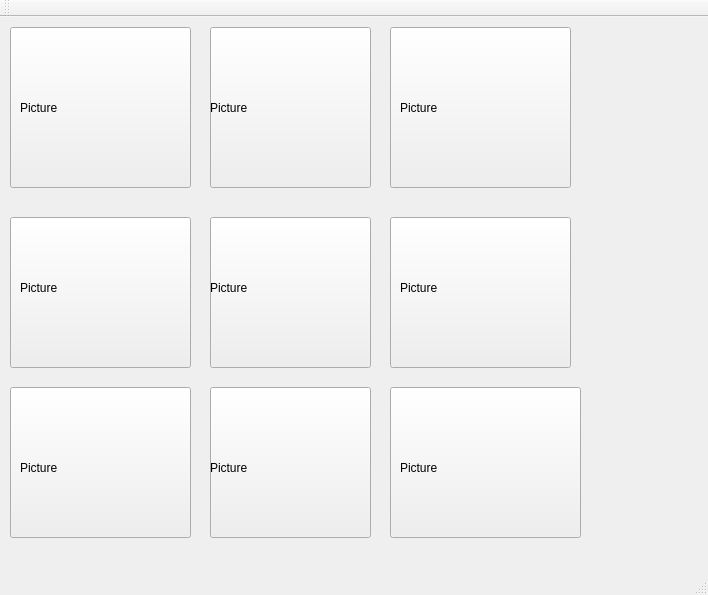
<?xml version="1.0" encoding="UTF-8"?>
<ui version="4.0">
 <class>MainWindow</class>
 <widget class="QMainWindow" name="MainWindow">
  <property name="geometry">
   <rect>
    <x>0</x>
    <y>0</y>
    <width>708</width>
    <height>595</height>
   </rect>
  </property>
  <property name="windowTitle">
   <string>MainWindow</string>
  </property>
  <widget class="QWidget" name="centralWidget">
   <widget class="QLabel" name="BackGround">
    <property name="geometry">
     <rect>
      <x>10</x>
      <y>10</y>
      <width>681</width>
      <height>511</height>
     </rect>
    </property>
    <property name="text">
     <string>TextLabel</string>
    </property>
   </widget>
   <widget class="QPushButton" name="pushButton">
    <property name="geometry">
     <rect>
      <x>10</x>
      <y>10</y>
      <width>181</width>
      <height>161</height>
     </rect>
    </property>
    <property name="autoFillBackground">
     <bool>false</bool>
    </property>
    <property name="text">
     <string/>
    </property>
   </widget>
   <widget class="QPushButton" name="pushButton_2">
    <property name="geometry">
     <rect>
      <x>10</x>
      <y>200</y>
      <width>181</width>
      <height>151</height>
     </rect>
    </property>
    <property name="text">
     <string/>
    </property>
   </widget>
   <widget class="QPushButton" name="pushButton_3">
    <property name="geometry">
     <rect>
      <x>10</x>
      <y>370</y>
      <width>181</width>
      <height>151</height>
     </rect>
    </property>
    <property name="text">
     <string/>
    </property>
   </widget>
   <widget class="QPushButton" name="pushButton_5">
    <property name="geometry">
     <rect>
      <x>210</x>
      <y>200</y>
      <width>161</width>
      <height>151</height>
     </rect>
    </property>
    <property name="text">
     <string/>
    </property>
   </widget>
   <widget class="QPushButton" name="pushButton_6">
    <property name="geometry">
     <rect>
      <x>210</x>
      <y>370</y>
      <width>161</width>
      <height>151</height>
     </rect>
    </property>
    <property name="text">
     <string/>
    </property>
   </widget>
   <widget class="QPushButton" name="pushButton_4">
    <property name="geometry">
     <rect>
      <x>210</x>
      <y>10</y>
      <width>161</width>
      <height>161</height>
     </rect>
    </property>
    <property name="text">
     <string/>
    </property>
   </widget>
   <widget class="QPushButton" name="pushButton_9">
    <property name="geometry">
     <rect>
      <x>390</x>
      <y>370</y>
      <width>191</width>
      <height>151</height>
     </rect>
    </property>
    <property name="text">
     <string/>
    </property>
   </widget>
   <widget class="QPushButton" name="pushButton_8">
    <property name="geometry">
     <rect>
      <x>390</x>
      <y>200</y>
      <width>181</width>
      <height>151</height>
     </rect>
    </property>
    <property name="text">
     <string/>
    </property>
   </widget>
   <widget class="QPushButton" name="pushButton_7">
    <property name="geometry">
     <rect>
      <x>390</x>
      <y>10</y>
      <width>181</width>
      <height>161</height>
     </rect>
    </property>
    <property name="text">
     <string/>
    </property>
   </widget>
   <widget class="QLabel" name="label">
    <property name="geometry">
     <rect>
      <x>20</x>
      <y>20</y>
      <width>161</width>
      <height>141</height>
     </rect>
    </property>
    <property name="autoFillBackground">
     <bool>false</bool>
    </property>
    <property name="text">
     <string>Picture</string>
    </property>
   </widget>
   <widget class="QLabel" name="label_2">
    <property name="geometry">
     <rect>
      <x>20</x>
      <y>200</y>
      <width>161</width>
      <height>141</height>
     </rect>
    </property>
    <property name="autoFillBackground">
     <bool>false</bool>
    </property>
    <property name="text">
     <string>Picture</string>
    </property>
   </widget>
   <widget class="QLabel" name="label_3">
    <property name="geometry">
     <rect>
      <x>20</x>
      <y>380</y>
      <width>161</width>
      <height>141</height>
     </rect>
    </property>
    <property name="autoFillBackground">
     <bool>false</bool>
    </property>
    <property name="text">
     <string>Picture</string>
    </property>
   </widget>
   <widget class="QLabel" name="label_5">
    <property name="geometry">
     <rect>
      <x>210</x>
      <y>200</y>
      <width>161</width>
      <height>141</height>
     </rect>
    </property>
    <property name="autoFillBackground">
     <bool>false</bool>
    </property>
    <property name="text">
     <string>Picture</string>
    </property>
   </widget>
   <widget class="QLabel" name="label_6">
    <property name="geometry">
     <rect>
      <x>210</x>
      <y>380</y>
      <width>161</width>
      <height>141</height>
     </rect>
    </property>
    <property name="autoFillBackground">
     <bool>false</bool>
    </property>
    <property name="text">
     <string>Picture</string>
    </property>
   </widget>
   <widget class="QLabel" name="label_4">
    <property name="geometry">
     <rect>
      <x>210</x>
      <y>10</y>
      <width>161</width>
      <height>161</height>
     </rect>
    </property>
    <property name="autoFillBackground">
     <bool>false</bool>
    </property>
    <property name="text">
     <string>Picture</string>
    </property>
   </widget>
   <widget class="QLabel" name="label_9">
    <property name="geometry">
     <rect>
      <x>400</x>
      <y>380</y>
      <width>171</width>
      <height>141</height>
     </rect>
    </property>
    <property name="autoFillBackground">
     <bool>false</bool>
    </property>
    <property name="text">
     <string>Picture</string>
    </property>
   </widget>
   <widget class="QLabel" name="label_8">
    <property name="geometry">
     <rect>
      <x>400</x>
      <y>200</y>
      <width>151</width>
      <height>141</height>
     </rect>
    </property>
    <property name="autoFillBackground">
     <bool>false</bool>
    </property>
    <property name="text">
     <string>Picture</string>
    </property>
   </widget>
   <widget class="QLabel" name="label_7">
    <property name="geometry">
     <rect>
      <x>400</x>
      <y>20</y>
      <width>161</width>
      <height>141</height>
     </rect>
    </property>
    <property name="autoFillBackground">
     <bool>false</bool>
    </property>
    <property name="text">
     <string>Picture</string>
    </property>
   </widget>
   <zorder>BackGround</zorder>
   <zorder>pushButton_2</zorder>
   <zorder>pushButton_3</zorder>
   <zorder>pushButton_5</zorder>
   <zorder>pushButton_6</zorder>
   <zorder>pushButton_4</zorder>
   <zorder>pushButton_9</zorder>
   <zorder>pushButton_8</zorder>
   <zorder>pushButton_7</zorder>
   <zorder>pushButton</zorder>
   <zorder>label</zorder>
   <zorder>label_2</zorder>
   <zorder>label_3</zorder>
   <zorder>label_5</zorder>
   <zorder>label_6</zorder>
   <zorder>label_4</zorder>
   <zorder>label_9</zorder>
   <zorder>label_8</zorder>
   <zorder>label_7</zorder>
  </widget>
  <widget class="QMenuBar" name="menuBar">
   <property name="geometry">
    <rect>
     <x>0</x>
     <y>0</y>
     <width>708</width>
     <height>17</height>
    </rect>
   </property>
  </widget>
  <widget class="QToolBar" name="mainToolBar">
   <attribute name="toolBarArea">
    <enum>TopToolBarArea</enum>
   </attribute>
   <attribute name="toolBarBreak">
    <bool>false</bool>
   </attribute>
  </widget>
  <widget class="QStatusBar" name="statusBar"/>
 </widget>
 <layoutdefault spacing="6" margin="11"/>
 <resources/>
 <connections/>
</ui>
